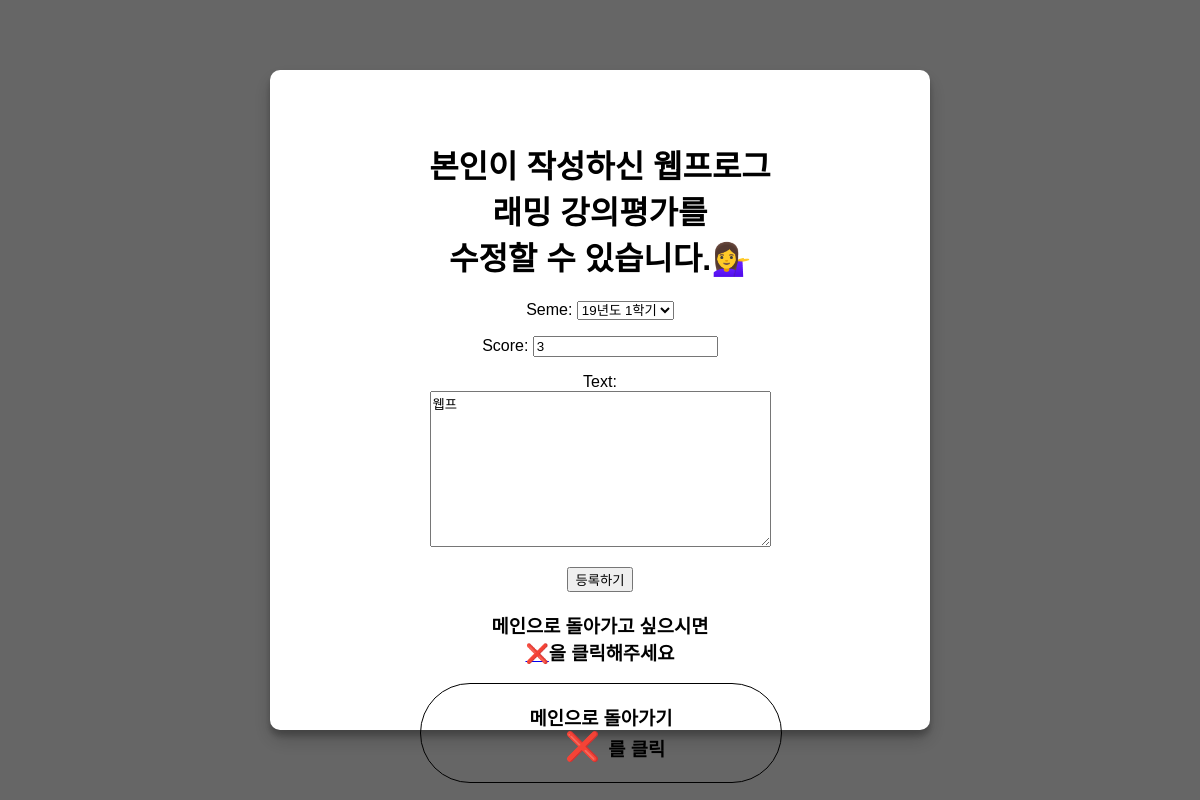
The app's page /WP/update/2 with its own data.
### app/models.py (models this page shows, shortened)
class WebProgramming(models.Model):
    objects = models.Manager()
    author = models.ForeignKey(settings.AUTH_USER_MODEL, default =1, on_delete = models.CASCADE)
    lectureName = models.CharField(max_length=200, default="웹프로그래밍")
    professorName = models.CharField(max_length=50, default="최기환")
    SEME_FIELD_CHOICES=[
        ('19년도 2학기', '19년도 2학기'),
        ('19년도 1학기', '19년도 1학기'),
        ('18년도 2학기', '18년도 2학기'),
        ('18년도 2학기', '18년도 1학기'),
    ]
    seme = models.CharField(max_length=10, choices=SEME_FIELD_CHOICES)
    score = models.IntegerField(validators=[MinValueValidator(0),MaxValueValidator(5)], default=[0])
    text = models.TextField(max_length=300)
    time = models.DateTimeField(default=timezone.now)

### app/views.py (the view)
# urls.py: path('WP/update/<int:pk>', WPUpdate.as_view(), name="WP_UPDATE"),
class WPUpdate(UpdateView):
    model = WebProgramming
    template_name = 'wp_update_form.html'
    fields = ['seme','score','text']
    success_url = reverse_lazy('WP')

### app/templates/wp_update_form.html (shortened to what this page needs)
{% extends "base_update.html" %}
{% load static %}
{% block name %}
    웹프로그래밍
{% endblock name %}

### app/templates/base_update.html (shortened to what this page needs)
{% extends "abase_form.html" %}
{% load static %}
{% block form %}
<form method="POST">
    <h1>본인이 작성하신 {% block name %}{% endblock name %} 강의평가를 <br>수정할 수 있습니다.💁‍♀️</h1>
    {{form.as_p}}
    <input type="submit" value="등록하기">
</form>
<h3>메인으로 돌아가고 싶으시면<br><a href = "{% url 'main' %}">❌</a>을 클릭해주세요</h3>
{% endblock form %}

### app/static/css/create.css (style rules this page uses)
body { font-family: 'Noto Serif KR', sans-serif; width: 100%; height: 100%; margin: 0; text-align: center; }

### records on screen
WebProgramming: seme "19년도 1학기", score "3", text "웹프"
